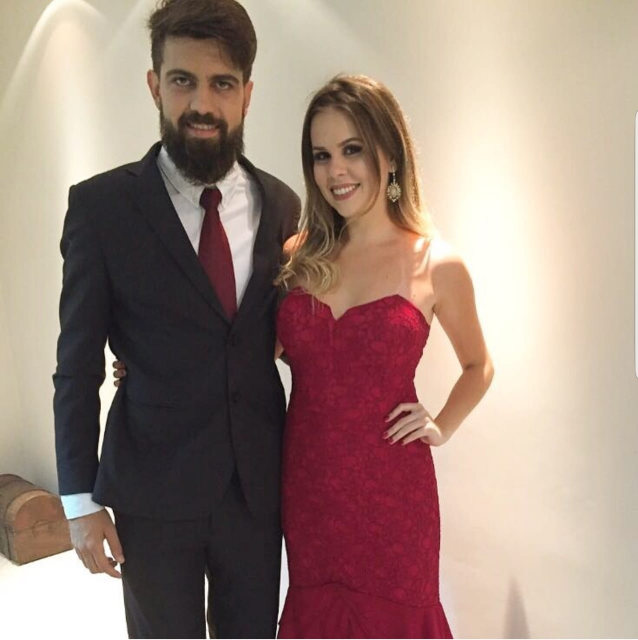
#> input picture demo_3.jpeg, 1276 x 1280 px (shown at 1/2 size)
$ python face_recognition.py
#> lines starting #> are read from the running program, lines starting #| are printed output that depends on the picture; after the words box and inside, x2 and y2 are one past the last pixel; in counts of white or black regions, pixels touching at a corner belong together
import cv2
import logging
import sys
import os

'''
    The XML document it's a default document for opencv to identify frontal faces
    There are many of XML documents to identify a lot of things, like cars, body humans, etc
'''

# configure logging
logging.basicConfig(
    level=logging.DEBUG,
    format='[%(process)-5d][%(asctime)s][%(filename)-20s][%(levelname)-8s] %(message)s',
    datefmt='%Y-%m-%d %H:%M:%S'
)
logging.getLogger(__name__)


# load face cascade on memory
faceCascade = cv2.CascadeClassifier('haarcascade_frontalface_default.xml')

# read image and convert to gray scale
# many operations in opencv are done in grayscale
image = cv2.imread('demo_3.jpeg')
#> image is the input picture: shape (1280, 1276, 3); mean B, G, R 125.3, 135.7, 158.7
gray = cv2.cvtColor(image, cv2.COLOR_BGR2GRAY)
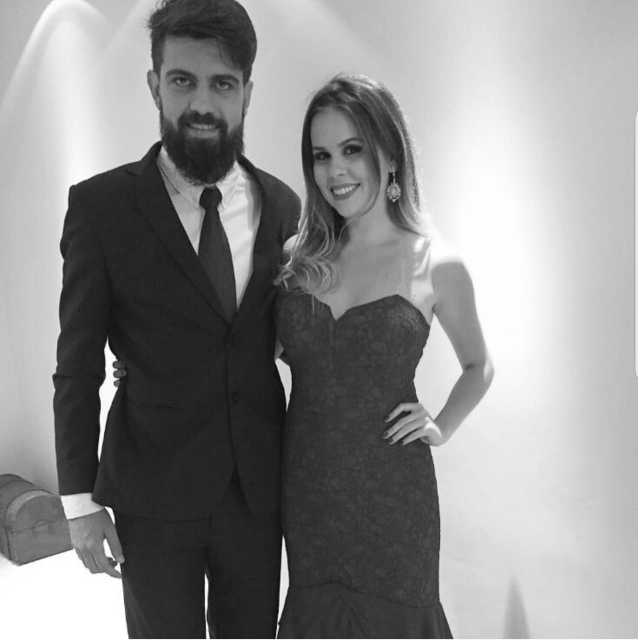
#> gray: shape (1280, 1276) (shown at 1/2 size); min 1, max 255, mean 141.4

# Detect faces in the image
faces = faceCascade.detectMultiScale(
    gray,
    scaleFactor=1.1, #this parameter means the accuracy basiclly, on error then increase for test
    minNeighbors=5,
    minSize=(30, 30),
    flags = cv2.CASCADE_SCALE_IMAGE
)
#> faces = [[588, 241, 177, 177], [291, 80, 225, 225]]

logging.info('Found {} faces!'.format(len(faces)))

# Draw a rectanglearound the faces
for (x, y, w, h) in faces:
    cv2.rectangle(image, (x,y), (x+w, y+h), (0,255,0),2)
#> this loop made 2 passes
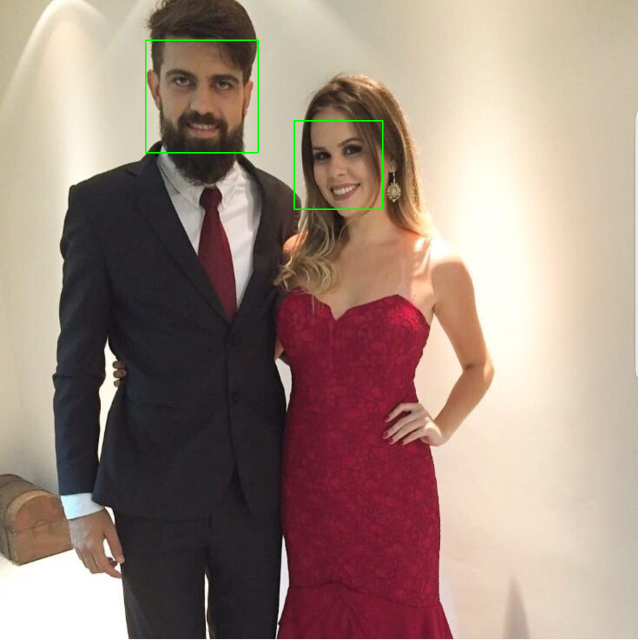
#> image: shape (1280, 1276, 3) (shown at 1/2 size); 0.29% of pixels changed, all inside (x1, y1, x2, y2) = (290, 79, 767, 420)


cv2.imshow("Faces found", image)
cv2.resize(image,(600,600))
cv2.waitKey(0)
